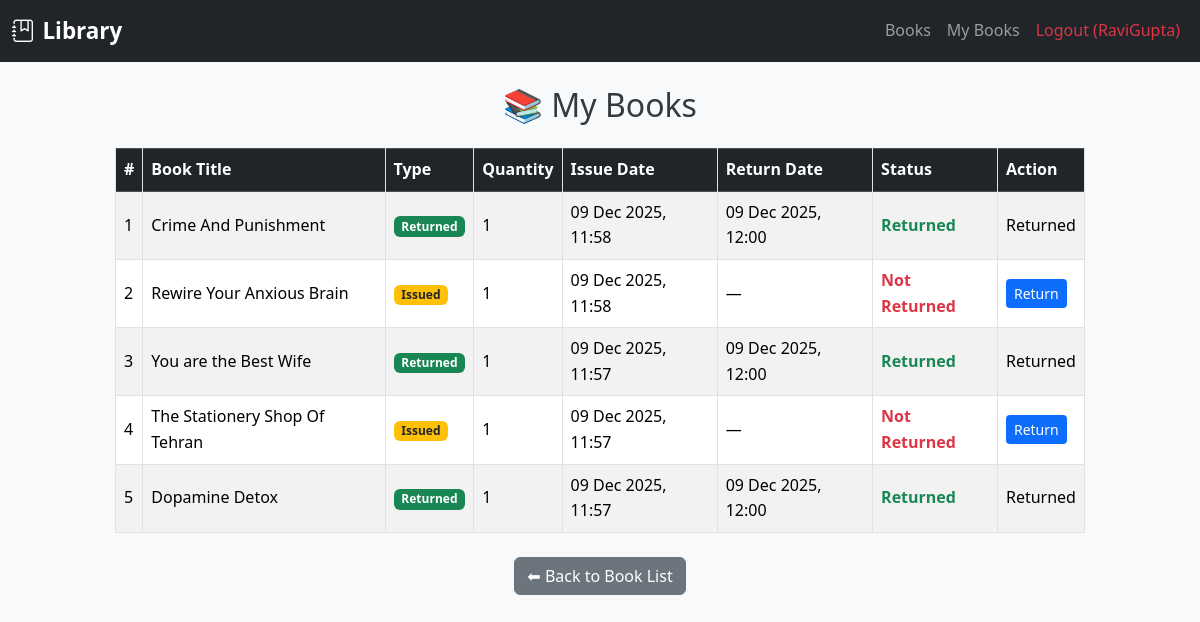
The app's page /my-books/ (signed in) with its own data.
### inventory/models.py (models this page shows, shortened)
class Transaction(models.Model):
    ISSUE = "ISSUE"
    RETURN = "RETURN"
    TRANSACTION_TYPES = [
        (ISSUE, "Issue"),
        (RETURN, "Return"),
    ]
    member = models.ForeignKey(
        Member, on_delete=models.CASCADE, related_name="transactions"
    )
    book = models.ForeignKey(
        Book, on_delete=models.CASCADE, related_name="transactions"
    )
    transaction_type = models.CharField(max_length=10, choices=TRANSACTION_TYPES)
    quantity = models.PositiveIntegerField(default=1, validators=[MinValueValidator(1)])
    issue_date = models.DateTimeField(default=timezone.now)
    due_date = models.DateTimeField(null=True, blank=True)
    return_date = models.DateTimeField(null=True, blank=True)
    notes = models.TextField(blank=True)
    class Meta:
        ordering = ["-issue_date"]

class Book(models.Model):
    title = models.CharField(max_length=200)
    subtitle = models.CharField(max_length=200, blank=True)
    authors = models.CharField(
        max_length=255, help_text="Comma-separated list of authors"
    )
    isbn = models.CharField(max_length=13, blank=True, null=True, unique=True)
    publisher = models.CharField(max_length=255, blank=True)
    category = models.ForeignKey(
        Category, on_delete=models.SET_NULL, null=True, blank=True, related_name="books"
    )
    description = models.TextField(blank=True)
    total_quantity = models.PositiveIntegerField(
        default=1, validators=[MinValueValidator(0)]
    )
    available_quantity = models.PositiveIntegerField(
        default=1, validators=[MinValueValidator(0)]
    )
    price = models.DecimalField(max_digits=8, decimal_places=2, null=True, blank=True)
    add_on = models.DateTimeField(auto_now_add=True)
    cover_image = models.ImageField(upload_to="book_covers/", blank=True, null=True)
    class Meta:
        ordering = ["title"]
        unique_together = (("title", "authors", "publisher"),)

### inventory/views.py (the view)
# urls.py: path("my-books/", views.my_books, name="my_books"),
@login_required
def my_books(request):
    member = Member.objects.filter(user=request.user).first()
    if not member:
        messages.warning(request, "You don't have any transactions yet.")
        return redirect("inventory:book_list")
    transactions = member.transactions.select_related("book").order_by("-issue_date")
    return render(request, "inventory/my_books.html", {"transactions": transactions})

### inventory/templates/inventory/my_books.html
{% extends "inventory/base.html" %} {% load tz %} {% block content %}
<h2 class="text-center my-4">📚 My Books</h2>
<table class="table table-striped table-bordered text-center align-middle">
  <thead class="table-dark">
    <tr>
      <th>#</th>
      <th>Book Title</th>
      <th>Type</th>
      <th>Quantity</th>
      <th>Issue Date</th>
      <th>Return Date</th>
      <th>Status</th>
      <th>Action</th>
    </tr>
  </thead>
  <tbody>
    {% for txn in transactions %}
    <tr>
      <td>{{ forloop.counter }}</td>
      <td>{{ txn.book.title }}</td>
      <td>
        {% if txn.transaction_type == 'ISSUE' %}
        <span class="badge bg-warning text-dark">Issued</span>
        {% else %}
        <span class="badge bg-success">Returned</span>
        {% endif %}
      </td>
      <td>{{ txn.quantity }}</td>
      <td>
        {% if txn.issue_date %} {{ txn.issue_date|localtime|date:"d M Y, H:i" }} {% else %} &mdash; {% endif %}
      </td>
      <td>
        {% if txn.return_date %} {{ txn.return_date|localtime|date:"d M Y, H:i" }} {% else %} &mdash; {% endif %}
      </td>
      <td>
        {% if txn.transaction_type == 'RETURN' %}
        <span class="text-success fw-bold">Returned</span>
        {% else %}
        <span class="text-danger fw-bold">Not Returned</span>
        {% endif %}
      </td>
      <td>
        {% if txn.transaction_type != 'RETURN' %}
        <a
          class="btn btn-sm btn-primary"
          href="{% url 'inventory:return_book' txn.id %}"
          >Return</a
        >
        {% else %} Returned {% endif %}
      </td>
    </tr>
    {% empty %}
    <tr>
      <td colspan="8" class="text-center">No transactions found.</td>
    </tr>
    {% endfor %}
  </tbody>
</table>
<div class="text-center mt-4">
  <a href="{% url 'inventory:book_list' %}" class="btn btn-secondary"
    >⬅ Back to Book List</a
  >
</div>
{% endblock %}

### inventory/templates/inventory/base.html (shortened to what this page needs)
{% load static %}
<!doctype html>
<html lang="en">
  <head>
    <link
      href="https://cdn.jsdelivr.net/npm/bootstrap@5.3.3/dist/css/bootstrap.min.css"
      rel="stylesheet"
    />
    <link
      href="https://cdn.jsdelivr.net/npm/bootstrap-icons@1.11.3/font/bootstrap-icons.css"
      rel="stylesheet"
    />
    <link rel="stylesheet" href="{% static 'css/style.css' %}" />
  </head>
  <body>
    <nav class="navbar navbar-expand-lg navbar-dark bg-dark">
      <div class="container-fluid">
        <a class="navbar-brand d-flex align-items-center" href="{% url 'inventory:book_list' %}">
          <i class="bi bi-journal-bookmark me-2"></i> Library
        </a>
        <div class="collapse navbar-collapse" id="navbarContent">
          <ul class="navbar-nav ms-auto align-items-center">
            {% if user.is_authenticated %}
              <li class="nav-item">
                <a class="nav-link" href="{% url 'inventory:book_list' %}">Books</a>
              </li>
              <li class="nav-item">
                <a class="nav-link" href="{% url 'inventory:my_books' %}">My Books</a>
              </li>
              <li class="nav-item">
                <a class="nav-link text-danger" href="{% url 'inventory:logout' %}">Logout ({{ user.username }})</a>
              </li>
            {% endif %}
          </ul>
        </div>
      </div>
    </nav>
    <main class="container mt-4">{% block content %}{% endblock %}</main>
  </body>
</html>

### inventory/static/css/style.css (style rules this page uses)
body { background-color: #f8f9fa; font-family: 'Segoe UI', Tahoma, Geneva, Verdana, sans-serif; color: #343a40; line-height: 1.6; }
.container { max-width: 1000px; padding: 0 15px; margin: auto; }
.navbar-brand { font-weight: bold; font-size: 1.4rem; }
.navbar .nav-link { font-weight: 500; transition: all 0.2s ease-in-out; padding: 0.5rem 0.75rem; }
.btn-primary { background-color: #0d6efd; border: none; transition: all 0.2s ease-in-out; }
table { width: 100%; border-collapse: collapse; }
table th, table td { padding: 10px 12px; border: 1px solid #dee2e6; text-align: left; }
table th { background-color: #f1f3f5; }
a { text-decoration: none; }
ul { padding-left: 0; list-style: none; }
.btn, .nav-link, input, select, textarea { transition: all 0.2s ease-in-out; }

### records on screen
Transaction: book "Crime And Punishment", transaction_type "Returned", quantity "1", issue_date "09 Dec 2025, 11:58", return_date "09 Dec 2025, 12:00"
Transaction: book "Rewire Your Anxious Brain", transaction_type "Issued", quantity "1", issue_date "09 Dec 2025, 11:58"
Transaction: book "You are the Best Wife", transaction_type "Returned", quantity "1", issue_date "09 Dec 2025, 11:57", return_date "09 Dec 2025, 12:00"
Transaction: book "The Stationery Shop Of Tehran", transaction_type "Issued", quantity "1", issue_date "09 Dec 2025, 11:57"
Transaction: book "Dopamine Detox", transaction_type "Returned", quantity "1", issue_date "09 Dec 2025, 11:57", return_date "09 Dec 2025, 12:00"

### other values on screen
{{ user.username }} "RaviGupta"
